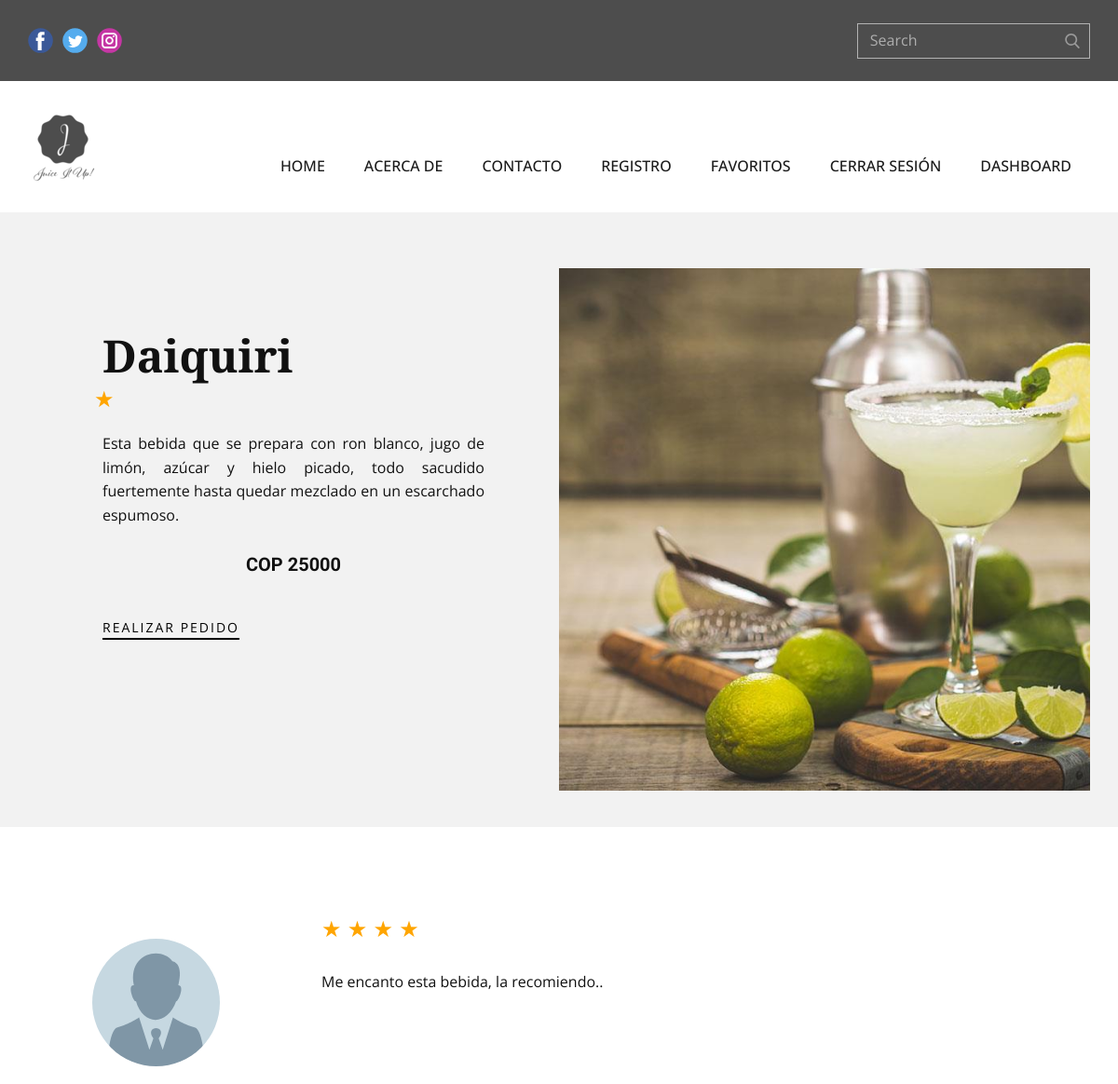
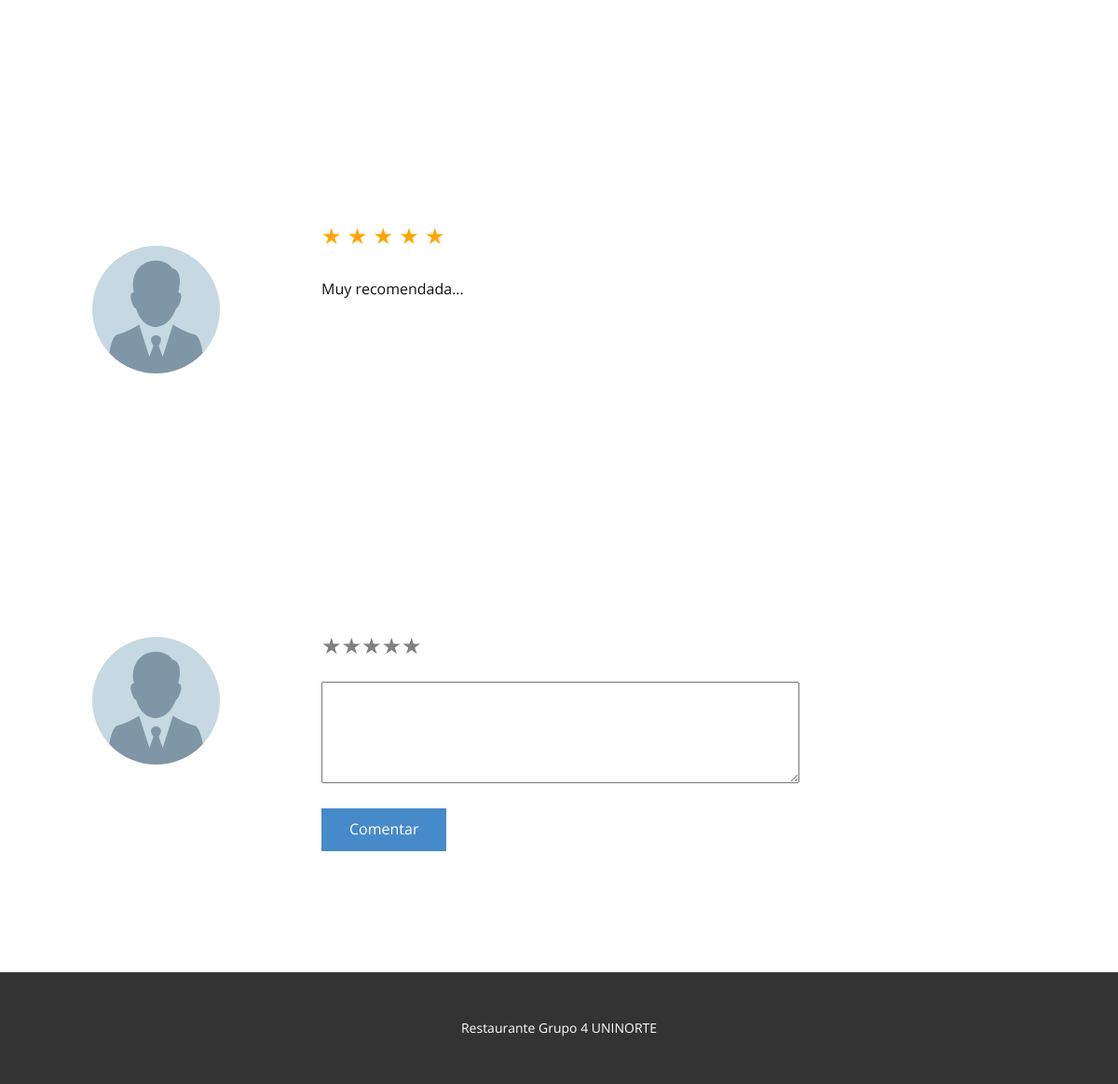
The page /detalle_plato/3/ (signed in) on the database its author committed (2 pictures, top to bottom).
### tables this page shows
CREATE TABLE bebidas (id INTEGER PRIMARY KEY NOT NULL, nombreBebida VARCHAR NOT NULL, descripcion TEXT NOT NULL, precio INTEGER NOT NULL, estado BOOLEAN DEFAULT (1), created_by DATE, updated_by DATE, urlField VARCHAR);

CREATE TABLE comentarios (id INTEGER PRIMARY KEY AUTOINCREMENT NOT NULL, bebidas_id INTEGER REFERENCES bebidas (id) ON DELETE CASCADE, usuario_id INTEGER REFERENCES usuarios (id) ON DELETE NO ACTION, mensaje TEXT, estado BOOLEAN DEFAULT (False), created_by DATE, update_by DATE, califi INTEGER);

### app.py (the view, shortened to what this page needs)
@app.route('/detalle_plato/<int:id>/', methods=["GET", "POST"])
def detalle_plato(id):
    if session:
        row = bebida_controller.get_bebida(id)
        rowCal = bebida_controller.get_calificaciones(id)
        total = 0
        num_registro = 0
        for r in rowCal:
            total += r[0]
            num_registro += 1
        if num_registro > 0:
            promedio = total/num_registro
        else:
            promedio = 0
        comentario = bebida_controller.get_comentarios()
        return render_template('detalle_plato.html', row = row, estrella = promedio, comentario = comentario)
    return redirect(url_for("login"))

### bebida_controller.py (called while the page is built)
def get_bebida(id):
    db = sqlconnection()
    db.row_factory=sqlite3.Row
    cur = db.cursor()
    statement = "SELECT * FROM bebidas WHERE id = ?;"
    cur.execute(statement, [id])
    row = cur.fetchall()
    return row

def get_calificaciones(bebida_id):
    db = sqlconnection()
    db.row_factory=sqlite3.Row
    cur = db.cursor()
    statement = "SELECT calificacion FROM calificaciones WHERE bebida_id = ?;"
    cur.execute(statement, [bebida_id])
    row = cur.fetchall()
    return row

def get_comentarios():
    db = sqlconnection()
    db.row_factory=sqlite3.Row
    cur = db.cursor()
    statement = "SELECT * FROM comentarios;"
    cur.execute(statement)
    row = cur.fetchall()
    return row

### db.py (called while the page is built)
def sqlconnection():
    conn = sqlite3.connect(database)
    return conn

### templates/detalle_plato.html (shortened to what this page needs)
{% extends "index.html" %}
{% block style %}
    <link rel="stylesheet" href="{{ url_for('static', filename='style/detalle_plato.css') }}" media="screen">
{% endblock style %}
{% block content %}
{% for r in row %}
    <section class="u-clearfix u-grey-5 u-section-1" id="sec-14a6">
      <div class="u-clearfix u-sheet u-sheet-1">
        <div class="u-clearfix u-expanded-width u-gutter-0 u-layout-spacing-top u-layout-wrap u-layout-wrap-1">
          <div class="u-layout">
            <div class="u-layout-row">
              <div class="u-align-left u-container-style u-layout-cell u-right-cell u-shape-rectangle u-size-30 u-layout-cell-1">
                <div class="u-container-layout u-valign-top-xs u-container-layout-1">
                  <h2 class="u-custom-font u-font-playfair-display u-text u-text-1">{{ r ["nombreBebida"] }}</h2>
                      {% if estrella <= 1 %}
                      <label style="color:orange;">★</label>
                      {% elif estrella > 1 and estrella <= 2 %}
                      <label style="color:orange;">★ ★</label>
                      {% elif estrella > 2 and estrella <= 3 %}
                      <label style="color:orange;">★ ★ ★</label>
                      {% elif estrella > 3 and estrella <= 4 %}
                      <label style="color:orange;">★ ★ ★ ★</label>
                      {% elif estrella > 4 and estrella <= 5 %}
                      <label style="color:orange;">★ ★ ★ ★ ★</label>
                      {% endif %}
                  <p class="u-text u-text-2" style="text-align:justify;">
                    {{ r ["descripcion"] }}
                  </p>
                  <h5 class="u-align-center u-text u-text-3">COP {{ r ["precio"] }}</h5>
                  <a href="{{ url_for('compra') }}" class="u-active-none u-align-left u-border-2 u-border-black u-btn u-btn-rectangle u-button-style u-hover-none u-none u-btn-1">REALIZAR PEDIDO</a>
                </div>
              </div>
              <div class="u-align-left u-container-style u-image u-layout-cell u-left-cell u-size-30 u-image-1" data-image-width="1200" data-image-height="650">
                <div class="u-container-layout" src=""></div>
              </div>
            </div>
          </div>
        </div>
      </div>
    </section>
    <section class="u-clearfix u-section-2" id="sec-ca17">
      <div class="u-clearfix u-sheet u-sheet-1">
        <div class="u-clearfix u-expanded-width u-gutter-0 u-layout-wrap u-layout-wrap-1">
          <div class="u-layout">
            <div class="u-layout-row">
            {% for c in comentario %}
              <div class="u-align-center u-container-style u-layout-cell u-left-cell u-size-15 u-layout-cell-1">
                <div class="u-container-layout u-container-layout-1">
                  <div alt="" class="u-image u-image-circle u-image-1" src="" data-image-width="100" data-image-height="100"></div>
                </div>
              </div>
              <div class="u-align-left u-container-style u-layout-cell u-right-cell u-size-45 u-layout-cell-2">
                <div class="u-container-layout u-valign-top-xs u-container-layout-2">
                    {% if c["califi"] <= 1 %}
                      <label style="color:orange;">★</label>
                      {% elif c["califi"] > 1 and c["califi"] <= 2 %}
                      <label style="color:orange;">★ ★</label>
                      {% elif c["califi"] > 2 and c["califi"] <= 3 %}
                      <label style="color:orange;">★ ★ ★</label>
                      {% elif c["califi"] > 3 and c["califi"] <= 4 %}
                      <label style="color:orange;">★ ★ ★ ★</label>
                      {% elif c["califi"] > 4 and c["califi"] <= 5 %}
                      <label style="color:orange;">★ ★ ★ ★ ★</label>
                    {% endif %}
                  <p class="u-text u-text-2">{{c["mensaje"]}}</p>
                </div>
              </div>
            {% endfor %}
          </div>
            <div class="u-layout-row">
              <div class="u-align-center u-container-style u-layout-cell u-left-cell u-size-15 u-layout-cell-1">
                <div class="u-container-layout u-container-layout-1">
                  <div alt="" class="u-image u-image-circle u-image-1" src="" data-image-width="256" data-image-height="256"></div>
                </div>
              </div>
              <div class="u-align-left u-container-style u-layout-cell u-right-cell u-size-45 u-layout-cell-2">
                <div class="u-container-layout u-valign-top-xs u-container-layout-2">
                  <form method="POST" action="{{ url_for('detalle_plato', id=r['id']) }}">
                  <p class="clasificacion">
                    <label for="radio1">★</label><label for="radio2">★</label><label for="radio3">★</label><label for="radio4">★</label><label for="radio5">★</label>
                  </p>
                  <textarea cols="60" rows="4" name="mensaje"></textarea>
                  <button type="submit" class="u-btn u-button-style u-btn-1">Comentar</button>
                </div>
              </div>
            </div>
          </div>
        </div>
      </div>
    </section>
    {% endfor %}
{% endblock content %}

### static/style/detalle_plato.css (style rules this page uses)
.u-section-1 { background-image: none; }
.u-section-1 .u-sheet-1 { min-height: 660px; }
.u-section-1 .u-layout-wrap-1 { margin: 60px auto 23px; }
.u-section-1 .u-layout-cell-1 { min-height: 561px; }
.u-section-1 .u-container-layout-1 { padding: 30px 71px; }
.u-section-1 .u-text-1 { font-size: 3rem; font-weight: 700; margin: 38px 9px 0; }
.u-section-1 .u-text-2 { margin: 17px 9px 0; }
.u-section-1 .u-text-3 { font-weight: 700; margin: 27px 9px 0; }
.u-section-1 .u-btn-1 { background-image: none; border-style: none none solid; text-transform: uppercase; letter-spacing: 2px; font-size: 0.875rem; margin: 45px auto 0 9px; padding: 0; }
.u-section-1 .u-image-1 { min-height: 540px; background-image: url("../images/margarita.jpg"); background-position: 50% 50%; }
label { color:grey; font-size: x-large; }
.clasificacion { direction: rtl; unicode-bidi: bidi-override; }
.u-section-2 .u-sheet-1 { min-height: 480px; }
.u-section-2 .u-layout-wrap-1 { margin: 60px auto 0 0; }
.u-section-2 .u-layout-cell-1 { min-height: 420px; }
.u-section-2 .u-container-layout-1 { padding: 30px; }
.u-section-2 .u-image-1 { width: 137px; height: 137px; background-position: 50% 50%; margin: 30px auto 0 39px; }
.u-section-2 .u-layout-cell-2 { min-height: 420px; }
.u-section-2 .u-container-layout-2 { padding: 30px; }
.u-section-2 .u-text-2 { margin: 26px 0 0; }
.u-section-2 .u-btn-1 { margin: 20px 0 0; }

### rows shown on the page
bebidas: nombreBebida "Daiquiri", descripcion "Esta bebida que se prepara con ron blanco, jugo de limón, azúcar y hielo picado, todo sacudido fuertemente hasta quedar mezclado en un escarchado espumoso.", precio "25000"
comentarios: mensaje "Me encanto esta bebida, la recomiendo.."
comentarios: mensaje "Muy recomendada..."
